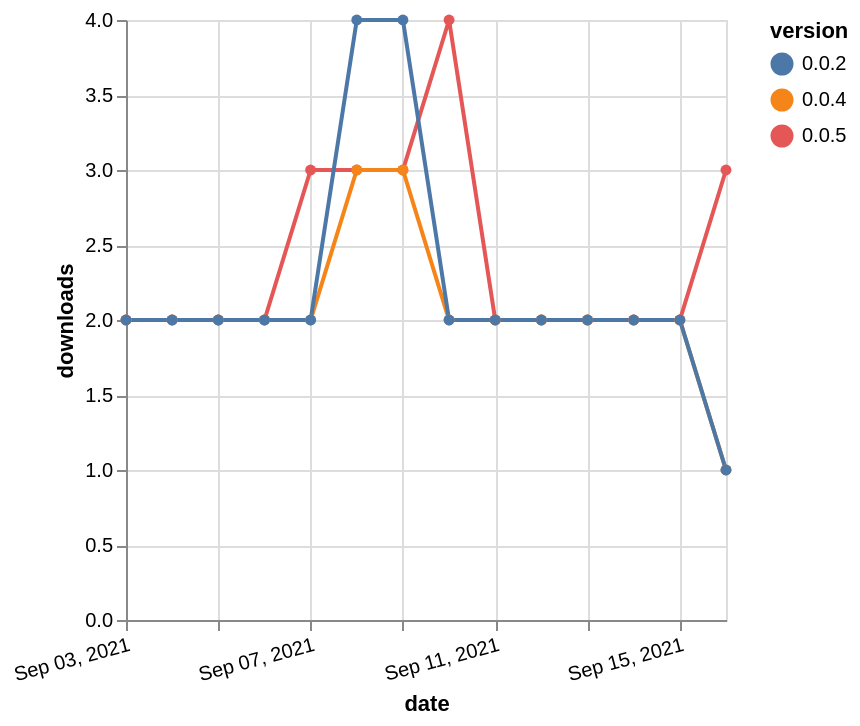

The specification (Vega-Lite) saved for this image:
### Vega-Lite specification from a JSON file in a GitHub repository (floating-point values rounded to 4 significant figures)
{"$schema": "https://vega.github.io/schema/vega-lite/v5.json", "description": "A simple bar chart with embedded data.", "data": {"values": [{"date": "2021-09-03", "total": 333, "delta": 2, "version": "0.0.5"}, {"date": "2021-09-04", "total": 335, "delta": 2, "version": "0.0.5"}, {"date": "2021-09-05", "total": 337, "delta": 2, "version": "0.0.5"}, {"date": "2021-09-06", "total": 339, "delta": 2, "version": "0.0.5"}, {"date": "2021-09-07", "total": 342, "delta": 3, "version": "0.0.5"}, {"date": "2021-09-08", "total": 345, "delta": 3, "version": "0.0.5"}, {"date": "2021-09-09", "total": 348, "delta": 3, "version": "0.0.5"}, {"date": "2021-09-10", "total": 352, "delta": 4, "version": "0.0.5"}, {"date": "2021-09-11", "total": 354, "delta": 2, "version": "0.0.5"}, {"date": "2021-09-12", "total": 356, "delta": 2, "version": "0.0.5"}, {"date": "2021-09-13", "total": 358, "delta": 2, "version": "0.0.5"}, {"date": "2021-09-14", "total": 360, "delta": 2, "version": "0.0.5"}, {"date": "2021-09-15", "total": 362, "delta": 2, "version": "0.0.5"}, {"date": "2021-09-16", "total": 365, "delta": 3, "version": "0.0.5"}, {"date": "2021-09-03", "total": 788, "delta": 2, "version": "0.0.4"}, {"date": "2021-09-04", "total": 790, "delta": 2, "version": "0.0.4"}, {"date": "2021-09-05", "total": 792, "delta": 2, "version": "0.0.4"}, {"date": "2021-09-06", "total": 794, "delta": 2, "version": "0.0.4"}, {"date": "2021-09-07", "total": 796, "delta": 2, "version": "0.0.4"}, {"date": "2021-09-08", "total": 799, "delta": 3, "version": "0.0.4"}, {"date": "2021-09-09", "total": 802, "delta": 3, "version": "0.0.4"}, {"date": "2021-09-10", "total": 804, "delta": 2, "version": "0.0.4"}, {"date": "2021-09-11", "total": 806, "delta": 2, "version": "0.0.4"}, {"date": "2021-09-12", "total": 808, "delta": 2, "version": "0.0.4"}, {"date": "2021-09-13", "total": 810, "delta": 2, "version": "0.0.4"}, {"date": "2021-09-14", "total": 812, "delta": 2, "version": "0.0.4"}, {"date": "2021-09-15", "total": 814, "delta": 2, "version": "0.0.4"}, {"date": "2021-09-16", "total": 815, "delta": 1, "version": "0.0.4"}, {"date": "2021-09-03", "total": 1325, "delta": 2, "version": "0.0.2"}, {"date": "2021-09-04", "total": 1327, "delta": 2, "version": "0.0.2"}, {"date": "2021-09-05", "total": 1329, "delta": 2, "version": "0.0.2"}, {"date": "2021-09-06", "total": 1331, "delta": 2, "version": "0.0.2"}, {"date": "2021-09-07", "total": 1333, "delta": 2, "version": "0.0.2"}, {"date": "2021-09-08", "total": 1337, "delta": 4, "version": "0.0.2"}, {"date": "2021-09-09", "total": 1341, "delta": 4, "version": "0.0.2"}, {"date": "2021-09-10", "total": 1343, "delta": 2, "version": "0.0.2"}, {"date": "2021-09-11", "total": 1345, "delta": 2, "version": "0.0.2"}, {"date": "2021-09-12", "total": 1347, "delta": 2, "version": "0.0.2"}, {"date": "2021-09-13", "total": 1349, "delta": 2, "version": "0.0.2"}, {"date": "2021-09-14", "total": 1351, "delta": 2, "version": "0.0.2"}, {"date": "2021-09-15", "total": 1353, "delta": 2, "version": "0.0.2"}, {"date": "2021-09-16", "total": 1354, "delta": 1, "version": "0.0.2"}]}, "width": "container", "mark": {"type": "line", "point": {"filled": true}}, "encoding": {"x": {"field": "date", "type": "temporal", "timeUnit": "yearmonthdate", "title": "date", "axis": {"labelAngle": -15}}, "y": {"field": "delta", "type": "quantitative", "title": "downloads"}, "color": {"field": "version", "type": "nominal"}, "tooltip": {"field": "delta"}}}
